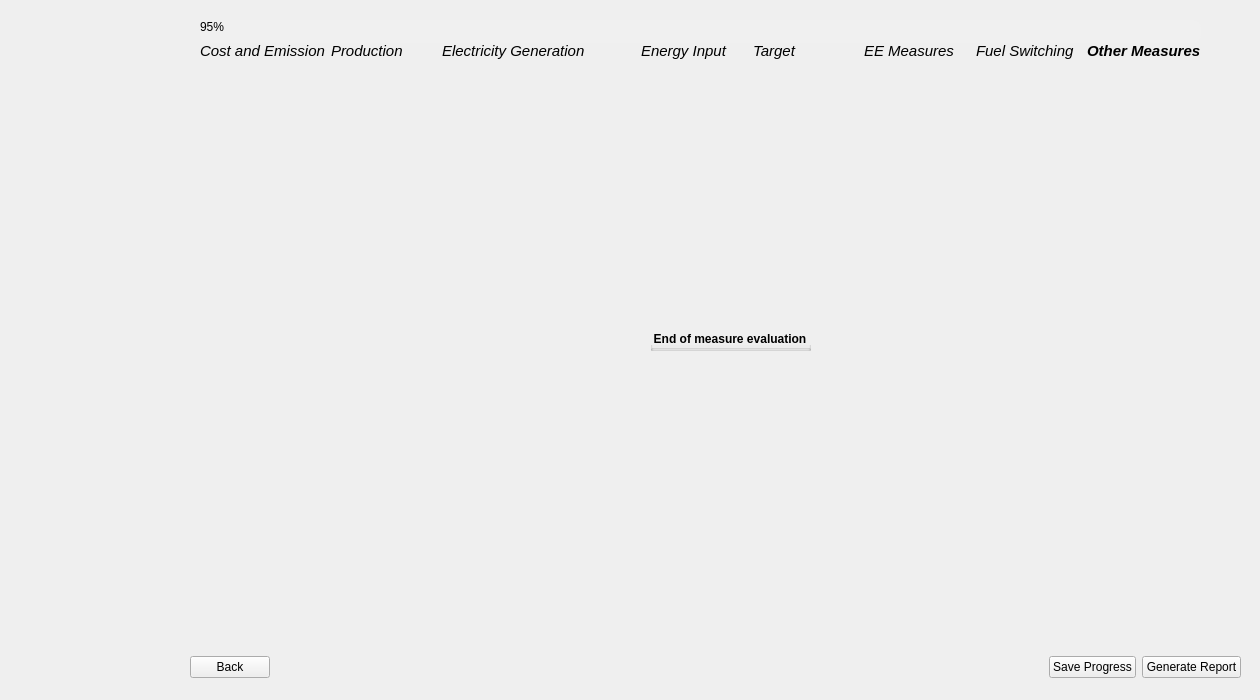
<?xml version="1.0" encoding="UTF-8"?>
<ui version="4.0">
 <class>Page11_QuickEnd</class>
 <widget class="QWidget" name="Page11_QuickEnd">
  <property name="geometry">
   <rect>
    <x>0</x>
    <y>0</y>
    <width>1260</width>
    <height>700</height>
   </rect>
  </property>
  <property name="sizePolicy">
   <sizepolicy hsizetype="Preferred" vsizetype="Preferred">
    <horstretch>0</horstretch>
    <verstretch>0</verstretch>
   </sizepolicy>
  </property>
  <property name="windowTitle">
   <string>Form</string>
  </property>
  <property name="styleSheet">
   <string notr="true"/>
  </property>
  <widget class="QWidget" name="layoutWidget">
   <property name="geometry">
    <rect>
     <x>190</x>
     <y>650</y>
     <width>1051</width>
     <height>35</height>
    </rect>
   </property>
   <layout class="QHBoxLayout" name="button_layout">
    <item>
     <widget class="QPushButton" name="backBtn">
      <property name="text">
       <string>Back</string>
      </property>
     </widget>
    </item>
    <item>
     <spacer name="horizontalSpacer">
      <property name="orientation">
       <enum>Qt::Horizontal</enum>
      </property>
      <property name="sizeHint" stdset="0">
       <size>
        <width>40</width>
        <height>20</height>
       </size>
      </property>
     </spacer>
    </item>
    <item>
     <widget class="QPushButton" name="saveBtn">
      <property name="text">
       <string>Save Progress</string>
      </property>
     </widget>
    </item>
    <item>
     <widget class="QPushButton" name="pdfBtn">
      <property name="font">
       <font>
        <kerning>true</kerning>
       </font>
      </property>
      <property name="text">
       <string>Generate Report</string>
      </property>
     </widget>
    </item>
   </layout>
  </widget>
  <widget class="QGroupBox" name="page_11_group_1">
   <property name="geometry">
    <rect>
     <x>650</x>
     <y>330</y>
     <width>161</width>
     <height>21</height>
    </rect>
   </property>
   <property name="sizePolicy">
    <sizepolicy hsizetype="Maximum" vsizetype="Preferred">
     <horstretch>0</horstretch>
     <verstretch>0</verstretch>
    </sizepolicy>
   </property>
   <property name="font">
    <font>
     <bold>true</bold>
    </font>
   </property>
   <property name="styleSheet">
    <string notr="true">QPushButton {
    background-color: #26481f;  /* Green */
    color: white;
    border: none;
    padding: 8px 16px;
    font-size: 14px;
    border-radius: 6px;
    min-width: 90px;
    min-height: 15px;

}

QPushButton:hover {
    background-color: #45a049;
}

QPushButton:pressed {
    background-color: #3e8e41;
}

QPushButton#saveBtn {
                background-color: white;
                color: #26481f;
            }
QPushButton#saveBtn:hover {
                background-color: #45a049;
			  color: white;
            }

    QLineEdit {
        border-radius: 10px;    
        padding: 5px;           
    }

myLineEdit-&gt;setFixedSize(200, 30)</string>
   </property>
   <property name="title">
    <string>End of measure evaluation</string>
   </property>
   <property name="alignment">
    <set>Qt::AlignCenter</set>
   </property>
  </widget>
  <widget class="QLabel" name="side_image">
   <property name="geometry">
    <rect>
     <x>0</x>
     <y>-30</y>
     <width>171</width>
     <height>761</height>
    </rect>
   </property>
   <property name="text">
    <string/>
   </property>
   <property name="pixmap">
    <pixmap>../images/BEST_side_abstract.png</pixmap>
   </property>
  </widget>
  <widget class="QProgressBar" name="progressBar">
   <property name="geometry">
    <rect>
     <x>200</x>
     <y>20</y>
     <width>1001</width>
     <height>23</height>
    </rect>
   </property>
   <property name="styleSheet">
    <string notr="true">QProgressBar {
    background-color: #F0F0F0;
    border: none;
	border-radius: 8px;
}
QProgressBar::chunk {
	border-radius: 8px;
    background: QLinearGradient(
        x1: 0, y1: 0, x2: 1, y2: 0,
        stop: 0 #33bef0,   /* Light Blue */
        stop: 1 #77d695    /* Light Green */
    );
}</string>
   </property>
   <property name="value">
    <number>95</number>
   </property>
  </widget>
  <widget class="QWidget" name="layoutWidget_3">
   <property name="geometry">
    <rect>
     <x>200</x>
     <y>40</y>
     <width>1001</width>
     <height>22</height>
    </rect>
   </property>
   <layout class="QGridLayout" name="gridLayout_12">
    <item row="0" column="0">
     <widget class="QLabel" name="label_3">
      <property name="font">
       <font>
        <pointsize>11</pointsize>
        <italic>true</italic>
        <bold>false</bold>
       </font>
      </property>
      <property name="text">
       <string>Cost and Emission</string>
      </property>
     </widget>
    </item>
    <item row="0" column="1">
     <widget class="QLabel" name="label_10">
      <property name="font">
       <font>
        <pointsize>11</pointsize>
        <italic>true</italic>
       </font>
      </property>
      <property name="text">
       <string>Production</string>
      </property>
     </widget>
    </item>
    <item row="0" column="2">
     <widget class="QLabel" name="label_11">
      <property name="font">
       <font>
        <pointsize>11</pointsize>
        <italic>true</italic>
       </font>
      </property>
      <property name="text">
       <string>Electricity Generation            </string>
      </property>
     </widget>
    </item>
    <item row="0" column="3">
     <widget class="QLabel" name="label_12">
      <property name="font">
       <font>
        <pointsize>11</pointsize>
        <italic>true</italic>
       </font>
      </property>
      <property name="text">
       <string>Energy Input</string>
      </property>
     </widget>
    </item>
    <item row="0" column="4">
     <widget class="QLabel" name="label_13">
      <property name="font">
       <font>
        <pointsize>11</pointsize>
        <italic>true</italic>
        <bold>false</bold>
       </font>
      </property>
      <property name="text">
       <string>Target</string>
      </property>
     </widget>
    </item>
    <item row="0" column="5">
     <widget class="QLabel" name="label_14">
      <property name="font">
       <font>
        <pointsize>11</pointsize>
        <italic>true</italic>
        <bold>false</bold>
       </font>
      </property>
      <property name="text">
       <string>EE Measures</string>
      </property>
     </widget>
    </item>
    <item row="0" column="6">
     <widget class="QLabel" name="label_15">
      <property name="font">
       <font>
        <pointsize>11</pointsize>
        <italic>true</italic>
       </font>
      </property>
      <property name="text">
       <string>Fuel Switching</string>
      </property>
     </widget>
    </item>
    <item row="0" column="7">
     <widget class="QLabel" name="label_16">
      <property name="font">
       <font>
        <pointsize>11</pointsize>
        <italic>true</italic>
        <bold>true</bold>
       </font>
      </property>
      <property name="text">
       <string>Other Measures</string>
      </property>
     </widget>
    </item>
   </layout>
  </widget>
 </widget>
 <tabstops>
  <tabstop>backBtn</tabstop>
  <tabstop>saveBtn</tabstop>
  <tabstop>pdfBtn</tabstop>
 </tabstops>
 <resources/>
 <connections/>
</ui>
